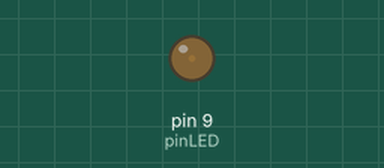
Bench run of a sketch on a simulated Arduino Uno, built with avr-gcc and run on an emulated ATmega328P. Shown: output pins drawn as LEDs (lit = HIGH).

Above: at 0.05 s.
At 0.95 s:
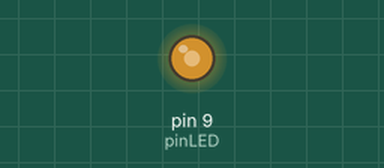
At 1.4 s:
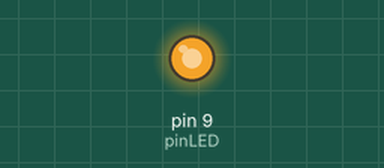
At 2.75 s:
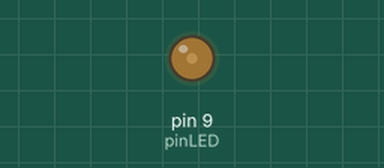
Timing chart, 0 to 7.0 s (numbered marks = the images above):
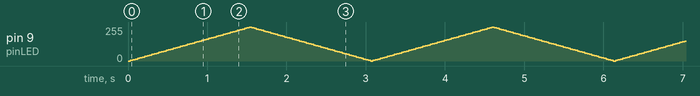

The sketch:

Ej2_Control_PWM.ino
```cpp
/*
    Curso básico de Arduino Módulo 1 -  Ejemplo 2: Control PWM
    Julián Andrés Castro
    Universidad Nacional de Colombia
    CEIMTUN -  RAS, IEEE

  Este código de ejemplo está en el dominio público.
  https://www.arduino.cc/en/Tutorial/HomePage

  --------------------------------------------
  Enciende/Apaga un LED de forma proporcional.

  Este ejemplo muestra cómo atenuar un LED en el pin 9
  usando la función analogWrite ().
  La función analogWrite () usa PWM, así que si
  desea cambiar el pin que está utilizando, asegúrese de
  use otro pin compatible con PWM. En la mayoría de Arduino,
  los pines PWM se identifican con un signo "~",
  como ~ 3, ~ 5, ~ 6, ~ 9, ~ 10 y ~ 11.
  --------------------------------------------
*/


// Declara puertos de entrada/salida y variables

int brillo = 0;
int variacion = 5; // Incremento configurado de 5 en 5
int pinLED = 9;       // Pin donde se encuentra el LED, salida PWM("~")

// Función de configuración
void setup() {
  // put your setup code here, to run once:
  pinMode(pinLED, OUTPUT); // Configura el pin LED como una salida
}

void loop() {
  // put your main code here, to run repeatedly:

  analogWrite(pinLED, brillo); // Escritura análoga (PWM) en el pin LED

  brillo = brillo + variacion;
  if (brillo == 0 || brillo == 255) // Si el brillo es 0 o 255
    variacion = -variacion; 		// Se invierte el sentido de la variación
  delay(30);                		// Tiempo de incremento en el brillo
}
```
